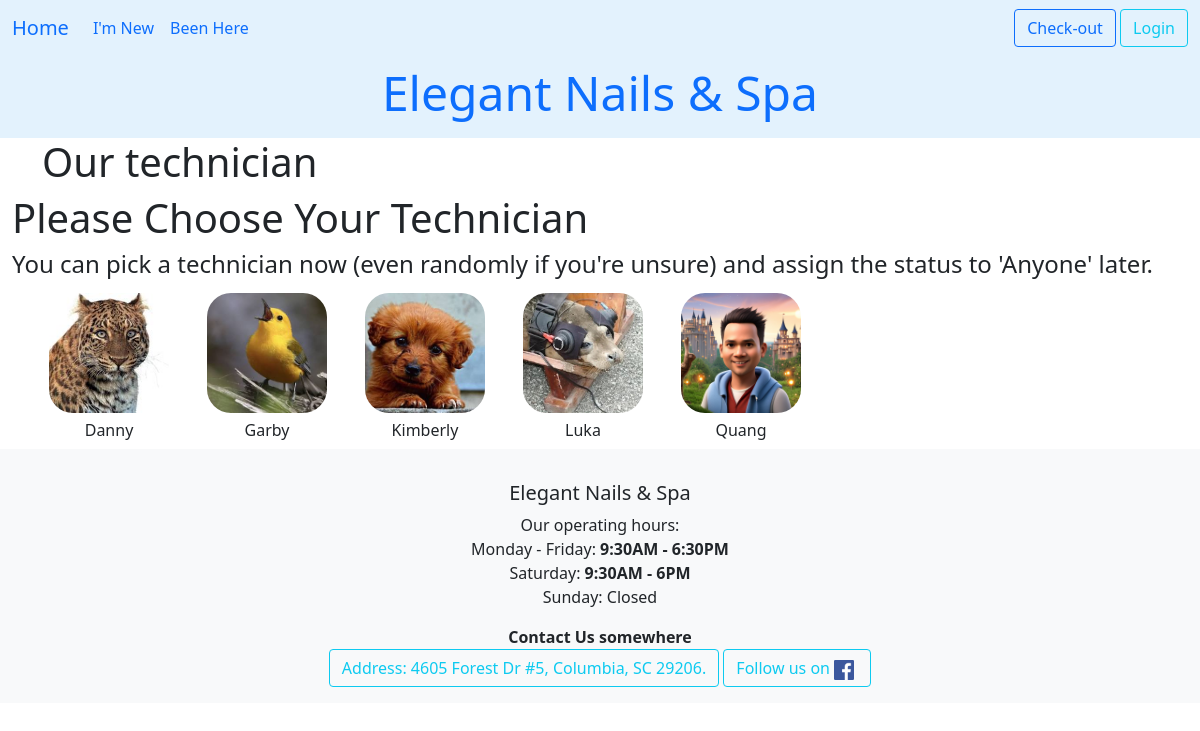
Page /dathen/first_step/ on the earlier database version.
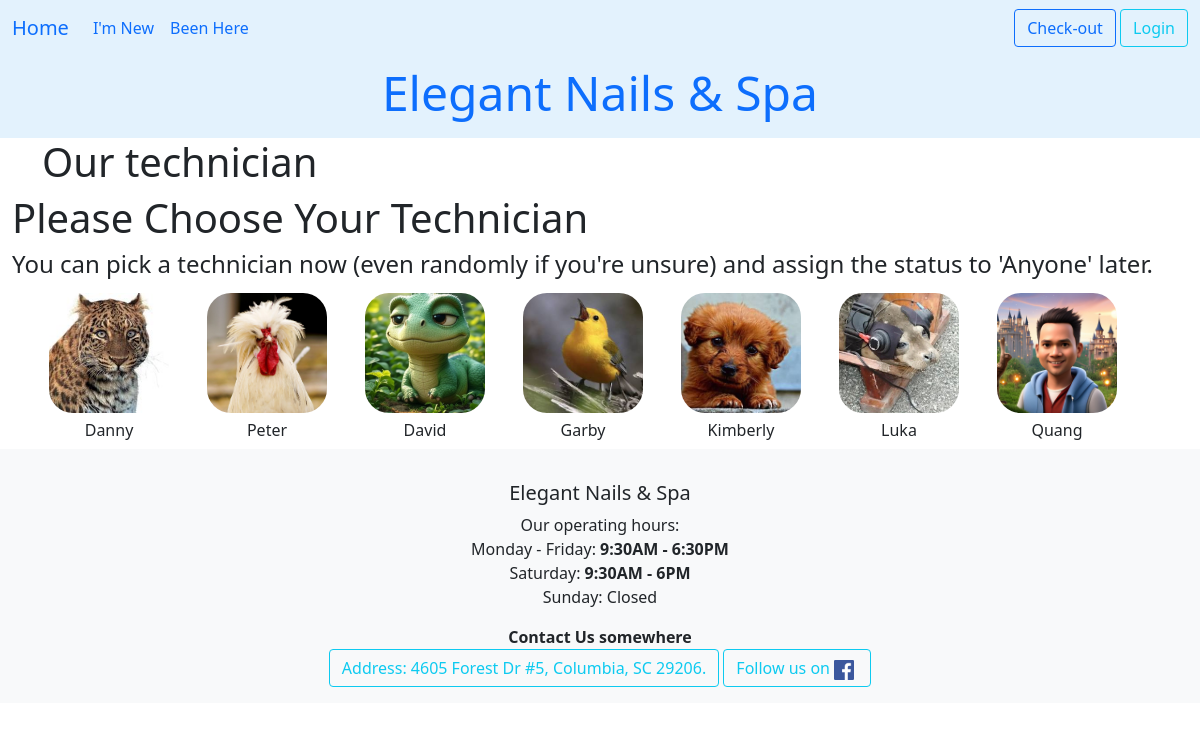
Same page on the later database version.
### ledger/models.py (models this page shows, shortened)
class Technician(models.Model):
    name = models.CharField(max_length=25)
    phone = PhoneNumberField()
    email = models.EmailField(max_length=40, null=True, blank=True)
    owner = models.ForeignKey(settings.AUTH_USER_MODEL, on_delete=models.DO_NOTHING)
    start_work_at = models.TimeField()
    end_work = models.TimeField()
    isWork = models.BooleanField(default=False)
    picture = models.ImageField(upload_to='tech_pictures/', null=True, editable=True)
    services = models.ManyToManyField("Service", blank=True, related_name="tech")
    time_come_in = models.DateTimeField(null=True)
    work_days = models.CharField(max_length=7, default="1111110", help_text="MTWTFSS: 1 for work, 0 for off")
    vacation_start = models.DateField(null=True, blank=True, help_text="Start vacation")
    vacation_end = models.DateField(null=True, blank=True, help_text="End vacation, back work!")
    date_go_work = models.DateField(null=True, blank=True)
    history = HistoricalRecords()
    hire_date = models.DateField(auto_now_add=True, help_text="Date when the technician was hired")
    experience = models.PositiveIntegerField(default=0, help_text="Years of experience in the field")
    bio = models.TextField(max_length=500, null=True, blank=True, help_text="Short bio about the technician")
    view_count = models.IntegerField(default=0)
    def still_vacation(self):
        if self.vacation_end:
            return self.vacation_end > timezone.now().date()
        return False
    class Meta:
        unique_together = ('name','phone',)
        ordering = ['name']
    def get_absolute_url(self):
        return reverse("datHen:technician_detail", kwargs={"pk": self.pk})

### datHen/views.py (the view)
# urls.py: path('first_step/', views.FirstStep.as_view(), name='first_step' ),
class FirstStep(View):
    template = 'datHen/first_step.html'
    def get(self,request):
        tech = Technician.objects.exclude(name="anyOne")
        cont = {'allTech': tech}
        return render(request, self.template, cont)

### datHen/templates/datHen/first_step.html (shortened to what this page needs)
{% extends 'base.html' %}
{% load crispy_forms_tags %}
{% block heading %}
    <h1 class='title'>Our technician</h1>
{% endblock heading %}
{% block content %}
<h1>Please Choose Your Technician</h1>
<h4>You can pick a technician now (even randomly if you're unsure) and assign the status to 'Anyone' later.</h4>
    <div class="container text-center">
        <div class="row row-cols-auto">
            {% for employee in allTech %}
          <div class="col">
            <a href="{{ employee.get_absolute_url }}" id="tech-item" class="text-decoration-none link-offset-2 link-underline link-underline-opacity-0">
                {% if employee.picture %}
                    <img src="{{ employee.picture.url }}" alt="{{ employee.name }}" style="width: 120px; height: 120px; object-fit: cover; " id="tech-pic">
                    {% else %}
                    <img src="{{ STATIC_URL }}path/to/default-image.jpg" alt="No Image" style="width: 50px; height: 50px;" id="tech-pic">
                {% endif %}
                <div id="tech-name">{{ employee.name | title }} </div>
            </a>
            </div>
            {% endfor %}
        </div>
      </div>
{% endblock content %}
{% block footer %}
    <strong>Contact Us somewhere</strong>
{% endblock footer %}

### ledger/templates/base.html (shortened to what this page needs)
<!DOCTYPE html>
{% load static %}
<html lang="en">
<head>
    <link href="https://cdn.jsdelivr.net/npm/bootstrap@5.0.2/dist/css/bootstrap.min.css" rel="stylesheet">
    <link rel="stylesheet" href="https://cdn.jsdelivr.net/npm/bootstrap-icons@1.11.3/font/bootstrap-icons.css">
</head>
<body>
    <nav class="navbar navbar-expand-lg" style="background-color: #e3f2fd;">
        <div class="container-fluid">
            <a class="navbar-brand" href="{% url 'ledger:index' %}">Home</a>
            <div class="collapse navbar-collapse" id="navbarSupportedContent">
                <ul class="navbar-nav me-auto mb-2 mb-lg-0">
                    {% if user.is_authenticated %}
                        <li class="nav-item">
                            <a class="nav-link" href="{% url 'ledger:complimentary_list' %}">Complimentary</a>
                        </li>
                        <li class="nav-item">
                            <a class="nav-link" href="{% url 'ledger:all_supplies' %}">Supply</a>
                        </li>
                        <li class="nav-item">
                            <a class="nav-link" href="{% url 'ledger:services' %}">Services</a>
                        </li>
                        <li class="nav-item">
                            <a class="nav-link active" aria-current="page" href="{% url 'ledger:all_employee' %}">All Employee</a>
                        </li>
                        <li class="nav-item">
                            <a class="nav-link" href="{% url 'ledger:user_chat_room' %}">Chat Room</a>
                        </li>
                        <li class="nav-item">
                            <a class="nav-link" href="{% url 'ledger:walkin' %}">Walk In</a>
                        </li>
                        <li class="nav-item">
                            <a class="nav-link" href="{% url 'datHen:listHen' %}">Today Clients</a>
                        </li>
                    {% else %}
                        <li class="nav-item">
                            <a class="nav-link" href="{% url 'datHen:first_step' %}">I'm New</a>
                        </li>
                        <li class="nav-item">
                            <a class="nav-link" href="{% url 'datHen:find_client' %}">Been Here</a>
                        </li>
                    {% endif %}
                </ul>
                <div class="auth-buttons">
                    {% if user.is_authenticated %}
                        <form id="logout-form" method="post" action="{% url 'logout' %}" class="d-inline">
                            {% csrf_token %}
                            <button class="btn btn-outline-info" type="submit">Logout</button>
                        </form>
                    {% else %}
                        <a class="btn btn-outline-primary" href="{% url 'payment:services_for_checkout' %}">Check-out</a>
                        <a class="btn btn-outline-info" href="{% url 'login' %}">Login</a>
                    {% endif %}
                </div>
            </div>
        </div>
    </nav>
    <nav class="nav justify-content-center fs-4" style="background-color: #e3f2fd;">
        <h1 class="nav-link"><span class="cursive-text display-5">Elegant Nails & Spa</span> {{ user.username| title }}</h1>
    </nav>
    <div class="container-md">
        {% block heading %}
        {% endblock heading %}
    </div>
    <div class="container-fluid">
        {% block content %}
        {% endblock content %}
    </div>
    <footer class="footer bg-light text-center py-3">
        <div class="card-body">
            <h5 class="card-title">Elegant Nails & Spa</h5>
            <p class="card-text">
                Our operating hours:<br>
                Monday - Friday: <strong>9:30AM - 6:30PM</strong><br>
                Saturday: <strong>9:30AM - 6PM</strong><br>
                Sunday: Closed
            </p>
        </div>
        <div class="text-center">
        {% block footer %}
        {% endblock footer %}
        </div>
        <a class="btn btn-outline-info" href="https://www.google.com/maps/place/Aria+Nail+Spa/@34.02038,-80.9710602,17z/data=!3m1!4b1!4m6!3m5!1s0x88f8af45f0cb8575:0x1776d13ae287cb50!8m2!3d34.02038!4d-80.9710602!16s%2Fg%2F11fvpz2t29?entry=ttu&g_ep=EgoyMDI1MDUyNi4wIKXMDSoASAFQAw%3D%3D" role="button">
            Address: 4605 Forest Dr #5, Columbia, SC 29206.
        </a>
        <a class="btn btn-outline-info" href="https://www.facebook.com/quang.hu.10" role="button">
            Follow us on
            <img src="{% static 'ledger/images/Facebook.png' %}" alt="Facebook logo" width="20" height="20" class="me-1">
        </a>
    </footer>
</body>
</html>

### ledger/templates/base.html (style rules this page uses)
.navbar .auth-buttons { margin-left: auto; }

### datHen/templates/datHen/first_step.html (style rules this page uses)
#tech-item { display: flex; flex-direction: column; align-items: center; text-decoration: none; color: inherit; padding: 7px; }
#tech-pic { width: 120px; height: 120px; object-fit: cover; border-radius: 20%; }
#tech-name { margin-top: 5px; font-size: 16px; }

Differences in the rows shown:
added Technician: picture (picture), name "Peter"
added Technician: picture (picture), name "David"
